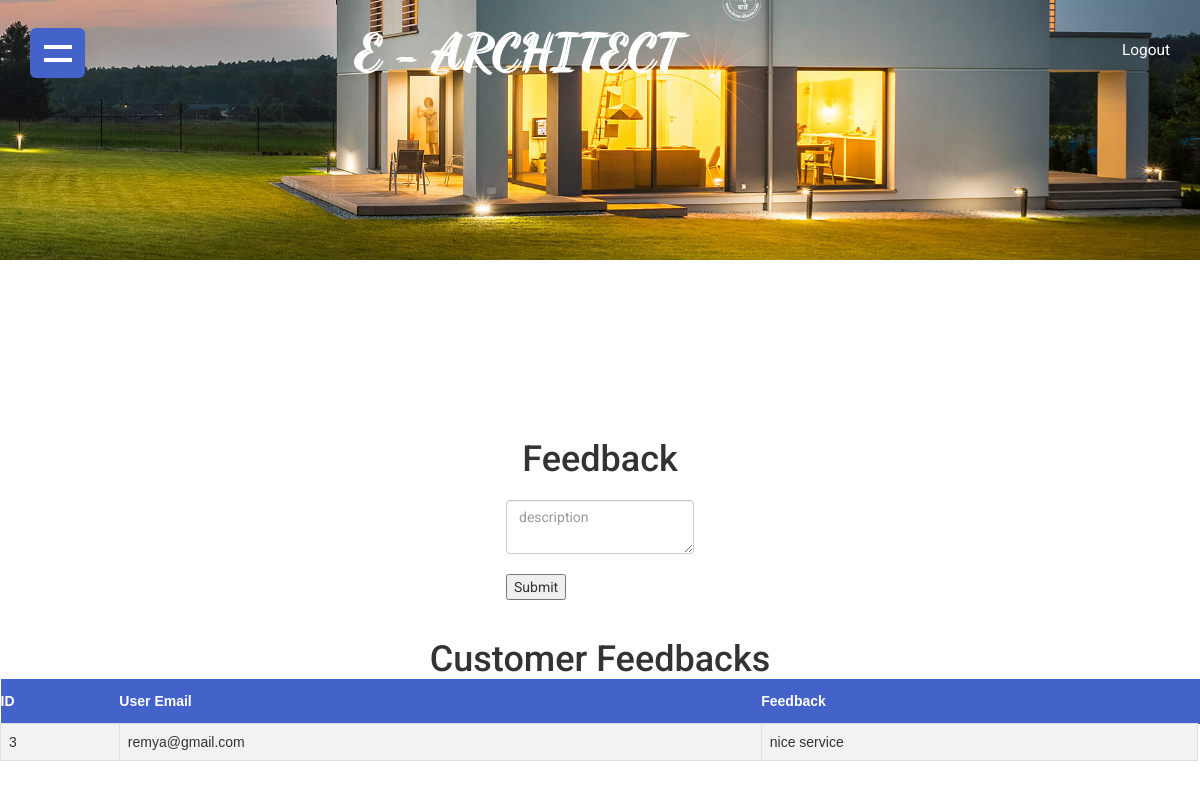
/userfeedback.php, run on the app's committed database.
### tables this page shows
CREATE TABLE `feedback` (
  `fid` int(11) NOT NULL AUTO_INCREMENT,
  `uemail` varchar(100) NOT NULL,
  `feedback` varchar(100) NOT NULL,
  `utype` varchar(15) NOT NULL,
  PRIMARY KEY (`fid`)
);

### userfeedback.php (the view, shortened to what this page needs)
<?php
include 'CustomerPage.php';
include 'connection.php';
?>
<center>
<h1>Feedback</h1>
    <form method="POST" enctype="multipart/form-data">
    <table>
        <tr>
            <td><textarea type="text" class="form-control" name="desc" required="" placeholder="description"></textarea></td>
        </tr>
        <tr>
            <td><input type="submit" name="btnSubmit" value="Submit"></td>
        </tr>
    </table>
</form>
<br>
<br>
<table class="customers">
    <h1>Customer Feedbacks</h1>
    <tr>
            <th>ID</th>
            <th>User Email</th>
            <th>Feedback</th>
            <th></th>
    </tr>
   <?php
$s="select * from feedback where utype='customer'";
$f=mysqli_query($conn,$s);
while($row=mysqli_fetch_array($f))
{
              echo '<tr>';
              echo '<td>'.$row['fid'].'</td>';
              echo '<td>'.$row['uemail'].'</td>';
              echo '<td>'.$row['feedback'].'</td>';
                    echo '</tr>';
             }
             ?>
    </table>
</center>

### static/css/style.css (style rules this page uses)
.customers { font-family: "Trebuchet MS", Arial, Helvetica, sans-serif; border-collapse: collapse; width: 100%; }
.customers td, #customers th { border: 1px solid #ddd; padding: 8px; }
.customers tr:nth-child(even) { background-color: #f2f2f2; }
.customers th { padding-top: 12px; padding-bottom: 12px; text-align: left; background-color: #4362ca; color: white; }
body { margin:0; font-family: 'Roboto', sans-serif; background: #fff; }
h1,h2,h3,h4,h5,h6 { margin:0; }

### static/css/lightbox.css (style rules this page uses)
body:after { content: url(../images/close.png) url(../images/prev.png) url(../images/next.png); display: none; }

### userfeedback.php (style rules this page uses)
tr,td { padding-top:20px; }

### data on the page
feedback: fid "3", uemail "remya@gmail.com", feedback "nice service"
